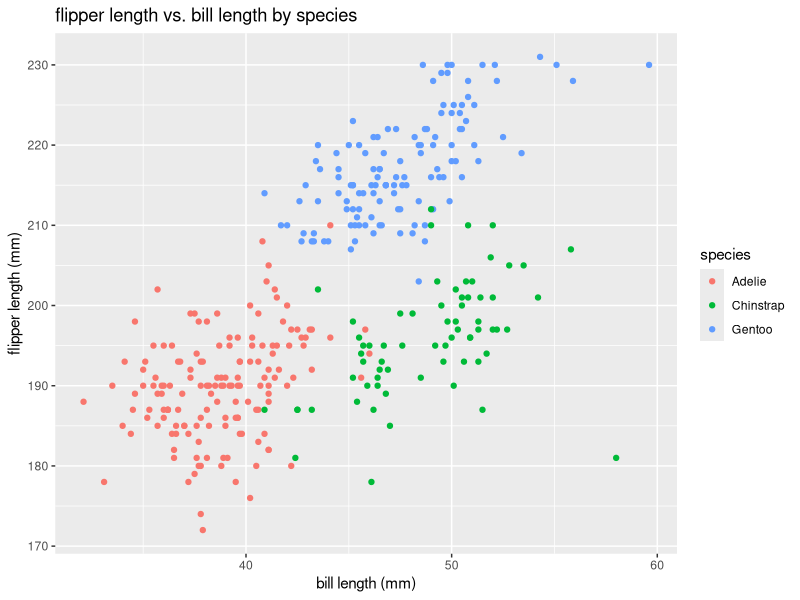
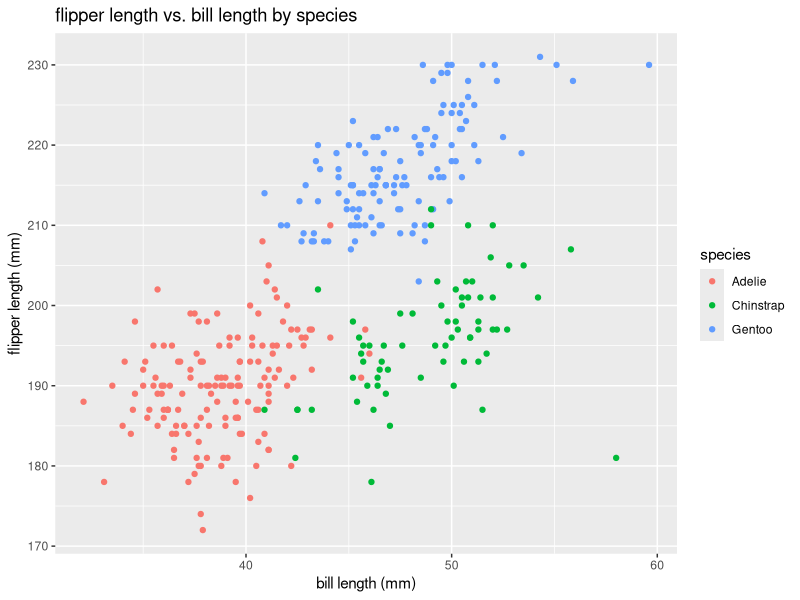

Recreate these plots in R, in order.
## ---- chunk 1
library(tidyverse)
library(ggplot2)
## ---- chunk 2
data("penguins", package = "palmerpenguins")
## ---- chunk 3
ggplot(penguins, aes(x=bill_length_mm, y=flipper_length_mm, color=species)) + 
  geom_point() +
  xlab("bill length (mm)") + ylab("flipper length (mm)") +
  ggtitle("flipper length vs. bill length by species")

ggsave("flipper_vs_bill_scatter_plot.pdf", height=4, width=5)
## ---- chunk 4
q2_df = tibble(
  numeric_vec = rnorm(10), # a random sample of size 10 from the standard normal distribution
  logical_vec = numeric_vec > 0, # a logical vector indicating whether each sample element from above is > 0
  char_vec = c("rainy", "rainy", "snowy", "sunny", "cloudy", 
               "stormy", "foggy", "sunny", "drizzling", "windy"), # a character vector of length 10
  factor_vec = factor(c("sad", "sad", "sad", "happy", "neutral",
                        "sad", "neutral", "happy", "neutral", "neutral")) # a factor vector with 3 different levels
)

q2_df
## ---- chunk 5
mean(pull(q2_df, var=3))
mean(pull(q2_df, var=-1))
